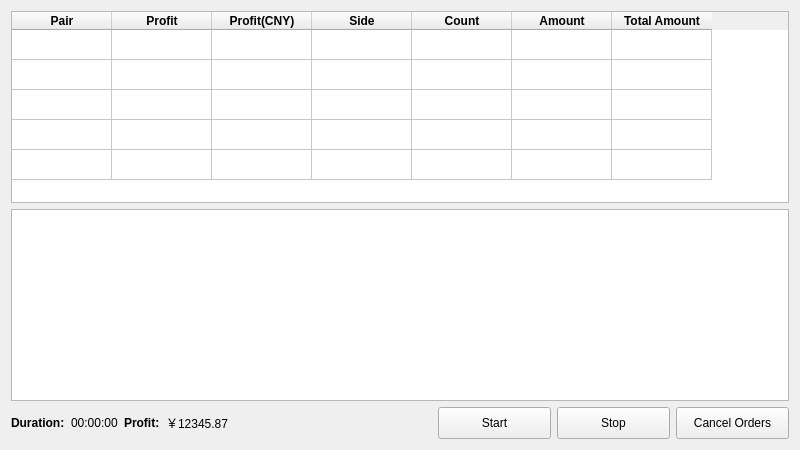
<?xml version="1.0" encoding="UTF-8"?>
<ui version="4.0">
 <class>MainWindow</class>
 <widget class="QMainWindow" name="MainWindow">
  <property name="geometry">
   <rect>
    <x>0</x>
    <y>0</y>
    <width>800</width>
    <height>450</height>
   </rect>
  </property>
  <property name="windowTitle">
   <string>OKEx HFT Tool</string>
  </property>
  <widget class="QWidget" name="centralWidget">
   <layout class="QHBoxLayout" name="horizontalLayout_4">
    <item>
     <layout class="QVBoxLayout" name="verticalLayout">
      <item>
       <widget class="QTableWidget" name="table_widget">
        <property name="horizontalScrollBarPolicy">
         <enum>Qt::ScrollBarAlwaysOff</enum>
        </property>
        <property name="selectionMode">
         <enum>QAbstractItemView::NoSelection</enum>
        </property>
        <property name="showGrid">
         <bool>true</bool>
        </property>
        <property name="sortingEnabled">
         <bool>true</bool>
        </property>
        <property name="rowCount">
         <number>5</number>
        </property>
        <property name="columnCount">
         <number>7</number>
        </property>
        <attribute name="horizontalHeaderVisible">
         <bool>true</bool>
        </attribute>
        <attribute name="horizontalHeaderShowSortIndicator" stdset="0">
         <bool>true</bool>
        </attribute>
        <attribute name="verticalHeaderVisible">
         <bool>false</bool>
        </attribute>
        <row>
         <property name="text">
          <string>新建行,1,1,1,1,1</string>
         </property>
        </row>
        <row/>
        <row/>
        <row/>
        <row/>
        <column>
         <property name="text">
          <string>Pair</string>
         </property>
         <property name="font">
          <font>
           <weight>75</weight>
           <bold>true</bold>
          </font>
         </property>
        </column>
        <column>
         <property name="text">
          <string>Profit</string>
         </property>
         <property name="font">
          <font>
           <weight>75</weight>
           <bold>true</bold>
          </font>
         </property>
        </column>
        <column>
         <property name="text">
          <string>Profit(CNY)</string>
         </property>
         <property name="font">
          <font>
           <weight>75</weight>
           <bold>true</bold>
          </font>
         </property>
        </column>
        <column>
         <property name="text">
          <string>Side</string>
         </property>
         <property name="font">
          <font>
           <weight>75</weight>
           <bold>true</bold>
          </font>
         </property>
        </column>
        <column>
         <property name="text">
          <string>Count</string>
         </property>
         <property name="font">
          <font>
           <weight>75</weight>
           <bold>true</bold>
          </font>
         </property>
        </column>
        <column>
         <property name="text">
          <string>Amount</string>
         </property>
         <property name="font">
          <font>
           <weight>75</weight>
           <bold>true</bold>
          </font>
         </property>
        </column>
        <column>
         <property name="text">
          <string>Total Amount</string>
         </property>
         <property name="font">
          <font>
           <weight>75</weight>
           <bold>true</bold>
          </font>
         </property>
        </column>
       </widget>
      </item>
      <item>
       <widget class="QPlainTextEdit" name="log_edit"/>
      </item>
      <item>
       <layout class="QHBoxLayout" name="horizontalLayout_3">
        <item>
         <layout class="QHBoxLayout" name="horizontalLayout_2">
          <item>
           <widget class="QLabel" name="label">
            <property name="font">
             <font>
              <weight>75</weight>
              <bold>true</bold>
             </font>
            </property>
            <property name="text">
             <string>Duration:</string>
            </property>
           </widget>
          </item>
          <item>
           <widget class="QLabel" name="duration_label">
            <property name="text">
             <string>00:00:00</string>
            </property>
           </widget>
          </item>
          <item>
           <widget class="QLabel" name="label_2">
            <property name="font">
             <font>
              <weight>75</weight>
              <bold>true</bold>
             </font>
            </property>
            <property name="text">
             <string>Profit:</string>
            </property>
           </widget>
          </item>
          <item>
           <widget class="QLabel" name="profit_label">
            <property name="text">
             <string>￥12345.87</string>
            </property>
           </widget>
          </item>
         </layout>
        </item>
        <item>
         <spacer name="horizontalSpacer">
          <property name="orientation">
           <enum>Qt::Horizontal</enum>
          </property>
          <property name="sizeHint" stdset="0">
           <size>
            <width>40</width>
            <height>20</height>
           </size>
          </property>
         </spacer>
        </item>
        <item>
         <layout class="QHBoxLayout" name="horizontalLayout">
          <item>
           <widget class="QPushButton" name="start_button">
            <property name="minimumSize">
             <size>
              <width>113</width>
              <height>32</height>
             </size>
            </property>
            <property name="maximumSize">
             <size>
              <width>113</width>
              <height>32</height>
             </size>
            </property>
            <property name="text">
             <string>Start</string>
            </property>
           </widget>
          </item>
          <item>
           <widget class="QPushButton" name="stop_button">
            <property name="minimumSize">
             <size>
              <width>113</width>
              <height>32</height>
             </size>
            </property>
            <property name="maximumSize">
             <size>
              <width>113</width>
              <height>32</height>
             </size>
            </property>
            <property name="text">
             <string>Stop</string>
            </property>
           </widget>
          </item>
          <item>
           <widget class="QPushButton" name="cancel_orders_button">
            <property name="minimumSize">
             <size>
              <width>113</width>
              <height>32</height>
             </size>
            </property>
            <property name="maximumSize">
             <size>
              <width>113</width>
              <height>32</height>
             </size>
            </property>
            <property name="text">
             <string>Cancel Orders</string>
            </property>
           </widget>
          </item>
         </layout>
        </item>
       </layout>
      </item>
     </layout>
    </item>
   </layout>
  </widget>
 </widget>
 <layoutdefault spacing="6" margin="11"/>
 <resources/>
 <connections/>
</ui>
